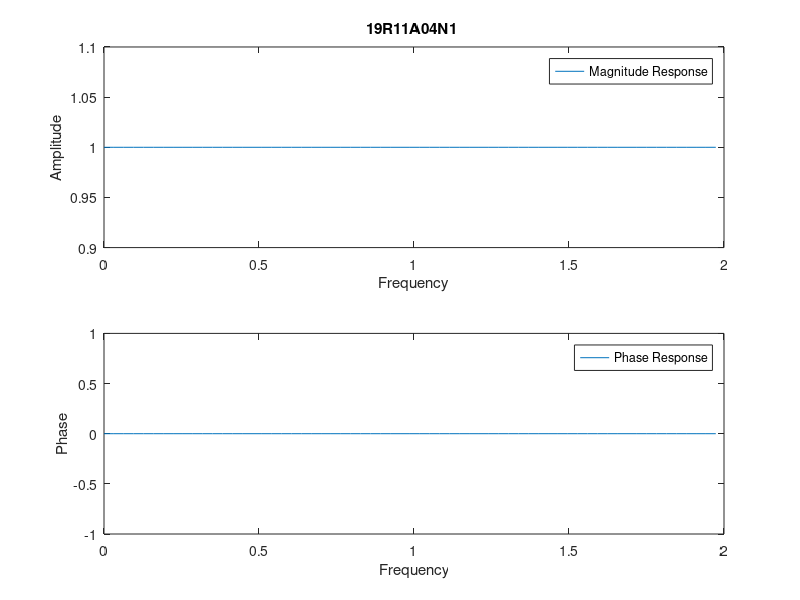

Write the MATLAB code that produced this figure.
% frequency response of Transfer Function using diffrential equaation
% coeffcients

clc;
clear all;
close all;
n = 0:0.1:2*pi;
a = input('Enter A input Coeffcients');
b = input('Enter B input Coeffcients');
len1 = 0:length(a)-1
len2 = 0:length(b)-1
tf1 = a*exp(-i*len1'*n)
tf2 = b*exp(-i*len2'*n)
h = tf1./tf2
mag = abs(h)
phase = angle(h)
subplot(2,1,1)
plot(n/pi,mag)
title('19R11A04N1 ')
legend('Magnitude Response')
xlabel('Frequency')
ylabel('Amplitude')
subplot(2,1,2)
plot(n/pi,phase)
legend('Phase Response')
xlabel('Frequency')
ylabel('Phase')